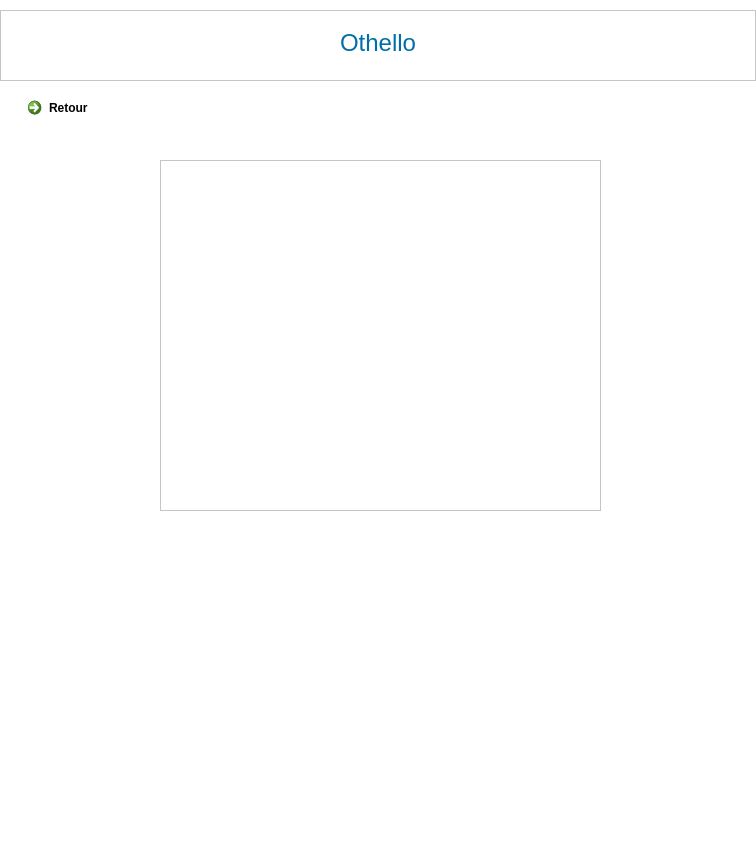
<?xml version="1.0" encoding="UTF-8"?>
<ui version="4.0">
 <class>MainWindow</class>
 <widget class="QMainWindow" name="MainWindow">
  <property name="geometry">
   <rect>
    <x>0</x>
    <y>0</y>
    <width>756</width>
    <height>856</height>
   </rect>
  </property>
  <property name="palette">
   <palette>
    <active>
     <colorrole role="Base">
      <brush brushstyle="SolidPattern">
       <color alpha="255">
        <red>255</red>
        <green>255</green>
        <blue>255</blue>
       </color>
      </brush>
     </colorrole>
     <colorrole role="Window">
      <brush brushstyle="SolidPattern">
       <color alpha="255">
        <red>255</red>
        <green>255</green>
        <blue>255</blue>
       </color>
      </brush>
     </colorrole>
    </active>
    <inactive>
     <colorrole role="Base">
      <brush brushstyle="SolidPattern">
       <color alpha="255">
        <red>255</red>
        <green>255</green>
        <blue>255</blue>
       </color>
      </brush>
     </colorrole>
     <colorrole role="Window">
      <brush brushstyle="SolidPattern">
       <color alpha="255">
        <red>255</red>
        <green>255</green>
        <blue>255</blue>
       </color>
      </brush>
     </colorrole>
    </inactive>
    <disabled>
     <colorrole role="Base">
      <brush brushstyle="SolidPattern">
       <color alpha="255">
        <red>255</red>
        <green>255</green>
        <blue>255</blue>
       </color>
      </brush>
     </colorrole>
     <colorrole role="Window">
      <brush brushstyle="SolidPattern">
       <color alpha="255">
        <red>255</red>
        <green>255</green>
        <blue>255</blue>
       </color>
      </brush>
     </colorrole>
    </disabled>
   </palette>
  </property>
  <property name="windowTitle">
   <string>Othello Game</string>
  </property>
  <property name="autoFillBackground">
   <bool>true</bool>
  </property>
  <widget class="QWidget" name="centralwidget">
   <property name="autoFillBackground">
    <bool>true</bool>
   </property>
   <widget class="QStackedWidget" name="stackedWidget">
    <property name="geometry">
     <rect>
      <x>0</x>
      <y>80</y>
      <width>756</width>
      <height>771</height>
     </rect>
    </property>
    <property name="currentIndex">
     <number>1</number>
    </property>
    <widget class="QWidget" name="Configuration">
     <widget class="QTextEdit" name="rules">
      <property name="geometry">
       <rect>
        <x>10</x>
        <y>40</y>
        <width>730</width>
        <height>490</height>
       </rect>
      </property>
      <property name="html">
       <string>&lt;!DOCTYPE HTML PUBLIC &quot;-//W3C//DTD HTML 4.0//EN&quot; &quot;http://www.w3.org/TR/REC-html40/strict.dtd&quot;&gt;
&lt;html&gt;&lt;head&gt;&lt;meta name=&quot;qrichtext&quot; content=&quot;1&quot; /&gt;&lt;style type=&quot;text/css&quot;&gt;
p, li { white-space: pre-wrap; }
&lt;/style&gt;&lt;/head&gt;&lt;body style=&quot; font-family:'Noto Sans'; font-size:9pt; font-weight:400; font-style:normal;&quot;&gt;
&lt;p style=&quot; margin-top:0px; margin-bottom:0px; margin-left:0px; margin-right:0px; -qt-block-indent:0; text-indent:0px;&quot;&gt;&lt;span style=&quot; font-family:'MS Shell Dlg 2'; font-size:10pt;&quot;&gt;Othello is the trading name of a much older board game : &lt;/span&gt;&lt;span style=&quot; font-family:'MS Shell Dlg 2'; font-size:10pt; font-weight:600;&quot;&gt;Reversi&lt;/span&gt;&lt;span style=&quot; font-family:'MS Shell Dlg 2'; font-size:10pt;&quot;&gt;.&lt;/span&gt;&lt;/p&gt;
&lt;p align=&quot;justify&quot; style=&quot; margin-top:16px; margin-bottom:12px; margin-left:0px; margin-right:0px; -qt-block-indent:0; text-indent:0px;&quot;&gt;&lt;span style=&quot; font-family:'MS Shell Dlg 2'; font-size:10pt;&quot;&gt;Othello can only be played as a 2 player game. Made up of 8 rows and 8 columns, the board is populated with pieces from both players in turn. Each player’s pieces will be of one colour (black or white). &lt;/span&gt;&lt;/p&gt;
&lt;p align=&quot;justify&quot; style=&quot; margin-top:16px; margin-bottom:12px; margin-left:0px; margin-right:0px; -qt-block-indent:0; text-indent:0px;&quot;&gt;&lt;span style=&quot; font-family:'MS Shell Dlg 2'; font-size:10pt; font-weight:600;&quot;&gt;How to Play Othello ?&lt;/span&gt;&lt;/p&gt;
&lt;p align=&quot;justify&quot; style=&quot; margin-top:12px; margin-bottom:12px; margin-left:0px; margin-right:0px; -qt-block-indent:0; text-indent:0px;&quot;&gt;&lt;span style=&quot; font-family:'MS Shell Dlg 2'; font-size:10pt;&quot;&gt;Players battle to finish the game with more of their own pieces on the board than their opponent. The game is classed as finished when there are no spaces left on the board or there are no more possible legal moves for either competitor.&lt;/span&gt;&lt;/p&gt;
&lt;p align=&quot;justify&quot; style=&quot; margin-top:14px; margin-bottom:12px; margin-left:0px; margin-right:0px; -qt-block-indent:0; text-indent:0px;&quot;&gt;&lt;span style=&quot; font-family:'MS Shell Dlg 2'; font-size:10pt; font-style:italic; text-decoration: underline;&quot;&gt;The Start&lt;/span&gt;&lt;/p&gt;
&lt;p align=&quot;justify&quot; style=&quot; margin-top:12px; margin-bottom:12px; margin-left:0px; margin-right:0px; -qt-block-indent:0; text-indent:0px;&quot;&gt;&lt;span style=&quot; font-family:'MS Shell Dlg 2'; font-size:10pt;&quot;&gt;Both players begin the game with two pieces on the board in the four centre squares. No two matching colours are connected vertically or horizontally so a miniature chequered pattern is made. In the typical set ups where it is black versus white the person using black chips must make the first move. &lt;/span&gt;&lt;/p&gt;
&lt;p align=&quot;justify&quot; style=&quot; margin-top:14px; margin-bottom:12px; margin-left:0px; margin-right:0px; -qt-block-indent:0; text-indent:0px;&quot;&gt;&lt;span style=&quot; font-family:'MS Shell Dlg 2'; font-size:10pt; font-style:italic; text-decoration: underline;&quot;&gt;The Game&lt;/span&gt;&lt;/p&gt;
&lt;p align=&quot;justify&quot; style=&quot; margin-top:12px; margin-bottom:12px; margin-left:0px; margin-right:0px; -qt-block-indent:0; text-indent:0px;&quot;&gt;&lt;span style=&quot; font-family:'MS Shell Dlg 2'; font-size:10pt;&quot;&gt;Both players take it in turns to make their move which consists of placing one piece down in a legally acceptable position and then turning any of the opposing player’s pieces where applicable. A legal move is one that consists of, for example, a black piece being placed on the board that creates a straight line (vertical, horizontal or diagonal) made up of a black piece at either end and only white pieces in between. When a player achieves this, they must complete the move by turning any white pieces in between the two black so that they line becomes entirely black. This turning action must be completed for every legal turning line that is created with the placing of the new piece. &lt;/span&gt;&lt;/p&gt;
&lt;p align=&quot;justify&quot; style=&quot; margin-top:12px; margin-bottom:12px; margin-left:0px; margin-right:0px; -qt-block-indent:0; text-indent:0px;&quot;&gt;&lt;span style=&quot; font-family:'MS Shell Dlg 2'; font-size:10pt;&quot;&gt;It goes without say that while the example assumes the use of black as the moving player, it is applicable both ways. &lt;/span&gt;&lt;/p&gt;
&lt;p align=&quot;justify&quot; style=&quot; margin-top:12px; margin-bottom:12px; margin-left:0px; margin-right:0px; -qt-block-indent:0; text-indent:0px;&quot;&gt;&lt;span style=&quot; font-family:'MS Shell Dlg 2'; font-size:10pt;&quot;&gt;Players will then continue to move alternately until they get to the end of the game and a winner is decided. This decision is reached by identifying which of the two opponents has the most pieces on the board.&lt;/span&gt;&lt;/p&gt;&lt;/body&gt;&lt;/html&gt;</string>
      </property>
     </widget>
     <widget class="QPushButton" name="configureBtn">
      <property name="geometry">
       <rect>
        <x>179</x>
        <y>603</y>
        <width>401</width>
        <height>31</height>
       </rect>
      </property>
      <property name="text">
       <string>Configure The Game!</string>
      </property>
     </widget>
     <widget class="QPushButton" name="statisticsBtn">
      <property name="geometry">
       <rect>
        <x>180</x>
        <y>560</y>
        <width>401</width>
        <height>31</height>
       </rect>
      </property>
      <property name="text">
       <string>See Statistics!</string>
      </property>
     </widget>
    </widget>
    <widget class="QWidget" name="Statistics">
     <widget class="QTableWidget" name="tableWidget">
      <property name="geometry">
       <rect>
        <x>160</x>
        <y>80</y>
        <width>441</width>
        <height>351</height>
       </rect>
      </property>
     </widget>
     <widget class="QCommandLinkButton" name="returnBtn_2">
      <property name="geometry">
       <rect>
        <x>20</x>
        <y>10</y>
        <width>174</width>
        <height>41</height>
       </rect>
      </property>
      <property name="text">
       <string>Retour</string>
      </property>
      <property name="icon">
       <iconset>
        <normaloff>ComeBack.bmp</normaloff>ComeBack.bmp</iconset>
      </property>
     </widget>
    </widget>
    <widget class="QWidget" name="Game">
     <widget class="QCommandLinkButton" name="returnBtn">
      <property name="geometry">
       <rect>
        <x>20</x>
        <y>10</y>
        <width>174</width>
        <height>41</height>
       </rect>
      </property>
      <property name="text">
       <string>Retour</string>
      </property>
      <property name="icon">
       <iconset>
        <normaloff>ComeBack.bmp</normaloff>ComeBack.bmp</iconset>
      </property>
     </widget>
     <widget class="QWidget" name="boxGame" native="true">
      <property name="geometry">
       <rect>
        <x>50</x>
        <y>60</y>
        <width>656</width>
        <height>656</height>
       </rect>
      </property>
      <property name="sizePolicy">
       <sizepolicy hsizetype="MinimumExpanding" vsizetype="MinimumExpanding">
        <horstretch>0</horstretch>
        <verstretch>0</verstretch>
       </sizepolicy>
      </property>
      <property name="maximumSize">
       <size>
        <width>1677215</width>
        <height>16777215</height>
       </size>
      </property>
     </widget>
     <widget class="QLCDNumber" name="scorePlayer1">
      <property name="geometry">
       <rect>
        <x>420</x>
        <y>10</y>
        <width>51</width>
        <height>41</height>
       </rect>
      </property>
     </widget>
     <widget class="QLCDNumber" name="scorePlayer2">
      <property name="geometry">
       <rect>
        <x>650</x>
        <y>10</y>
        <width>51</width>
        <height>41</height>
       </rect>
      </property>
     </widget>
     <widget class="QLabel" name="namePlayer1">
      <property name="geometry">
       <rect>
        <x>320</x>
        <y>10</y>
        <width>81</width>
        <height>41</height>
       </rect>
      </property>
      <property name="text">
       <string>Balck Player</string>
      </property>
     </widget>
     <widget class="QLabel" name="namePlayer2">
      <property name="geometry">
       <rect>
        <x>550</x>
        <y>10</y>
        <width>91</width>
        <height>41</height>
       </rect>
      </property>
      <property name="text">
       <string>White Player</string>
      </property>
     </widget>
    </widget>
   </widget>
   <widget class="QTextEdit" name="Title">
    <property name="geometry">
     <rect>
      <x>0</x>
      <y>10</y>
      <width>756</width>
      <height>71</height>
     </rect>
    </property>
    <property name="html">
     <string>&lt;!DOCTYPE HTML PUBLIC &quot;-//W3C//DTD HTML 4.0//EN&quot; &quot;http://www.w3.org/TR/REC-html40/strict.dtd&quot;&gt;
&lt;html&gt;&lt;head&gt;&lt;meta name=&quot;qrichtext&quot; content=&quot;1&quot; /&gt;&lt;style type=&quot;text/css&quot;&gt;
p, li { white-space: pre-wrap; }
&lt;/style&gt;&lt;/head&gt;&lt;body style=&quot; font-family:'Noto Sans'; font-size:9pt; font-weight:400; font-style:normal;&quot;&gt;
&lt;p align=&quot;center&quot; style=&quot;-qt-paragraph-type:empty; margin-top:0px; margin-bottom:0px; margin-left:0px; margin-right:0px; -qt-block-indent:0; text-indent:0px; font-family:'Sans Serif';&quot;&gt;&lt;br /&gt;&lt;/p&gt;
&lt;p align=&quot;center&quot; style=&quot; margin-top:0px; margin-bottom:0px; margin-left:0px; margin-right:0px; -qt-block-indent:0; text-indent:0px;&quot;&gt;&lt;span style=&quot; font-family:'Sans Serif'; font-size:18pt; color:#006fa7;&quot;&gt;Othello&lt;/span&gt;&lt;/p&gt;&lt;/body&gt;&lt;/html&gt;</string>
    </property>
   </widget>
  </widget>
 </widget>
 <resources/>
 <connections/>
</ui>
